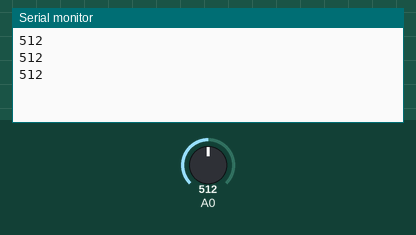
The sketch below on a simulated Arduino Uno, built with avr-gcc and run on an emulated ATmega328P. On the bench: the last lines printed to the serial monitor. The inputs (shaded band) are chosen by the test bench; at power-on: A0 = 512.

Above: at 1.3 s.
1.4 s: A0 set to 716
At 1.9 s:
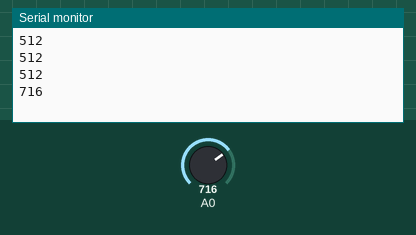
2.9 s: A0 set to 900
At 3.4 s:
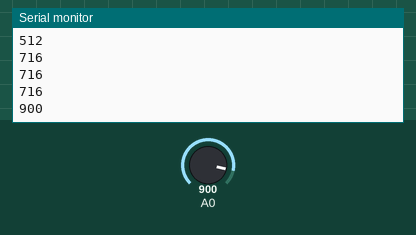
Timing chart, 0 to 5.9 s (numbered marks = the images above; inputs shaded):
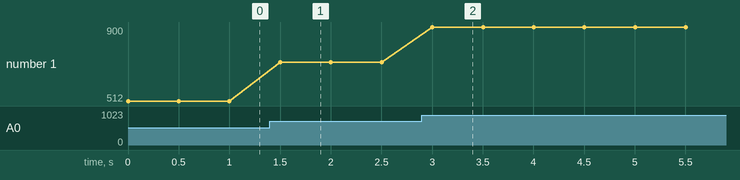

The sketch:

ADC.ino
```cpp
void setup() {
  Serial.begin(9600);


}

void loop() {
  // put your main code here, to run repeatedly:
  int A = analogRead(A0);
  Serial.println(A);
  delay(500);


}
```

Measured:
- after the input at 1.4 s, the serial monitor: prints a new line after 0.10 s (image 1)
- after the input at 2.9 s, the serial monitor: prints a new line after 0.10 s (image 2)
- plotted number 1: 512 → 716 after the input at 1.4 s, 716 → 900 after the input at 2.9 s
